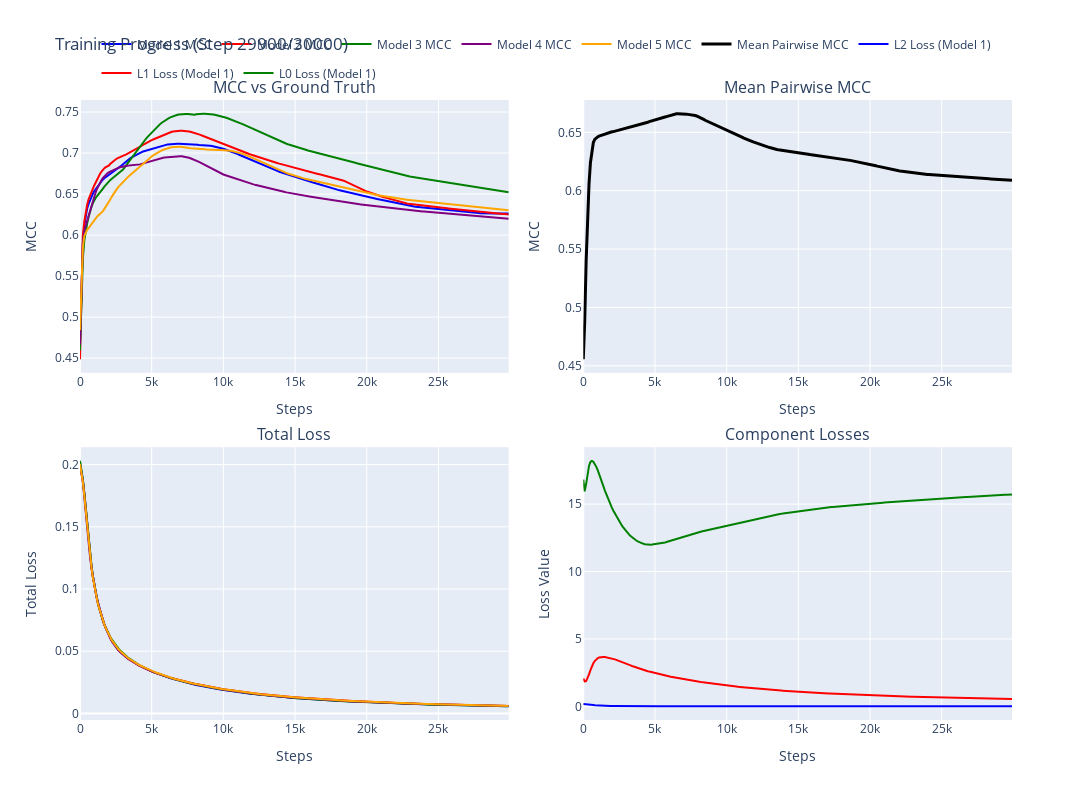

Notebook source saved alongside this figure:
### Code cell
# Training loop
for step in tqdm(range(config['steps'])):
    # Train each model for one step
    for i, (model, optimizer) in enumerate(zip(models, optimizers)):
        optimizer.zero_grad()
        
        # Forward pass
        x_hat, f = model(x, output_features=True)
        
        # Calculate losses
        rec_loss = torch.mean((x - x_hat) ** 2)
        l1_loss = torch.sum(torch.abs(f), dim=1).mean()
        l0_loss = torch.sum((f != 0).float(), dim=1).mean()  # Just for tracking
        
        # Total loss
        total_loss = rec_loss + config['l1_coeff'] * l1_loss
        
        # Backward pass and optimization
        total_loss.backward()
        optimizer.step()
        
        # Optional: normalize decoder weights
        # model.normalize_decoder()
    
    # Log and visualize at intervals
    if step % config['log_interval'] == 0:
        # Store step for plotting
        steps_list.append(step)
        
        # Get all model weights
        A_estimates = [model.decoder.weight.data.T for model in models]
        
        # Calculate MCC between each model and ground truth and store loss values
        for i, (model, optimizer, A_est) in enumerate(zip(models, optimizers, A_estimates)):
            # Calculate MCC against ground truth
            mcc = MCC(A_true, A_est, dict_size=config['dict_size'])
            model_mcc_lists[i].append(mcc)
            
            # Forward pass to get latest loss values
            x_hat, f = model(x, output_features=True)
            rec_loss = torch.mean((x - x_hat) ** 2).item()
            l1_loss = torch.sum(torch.abs(f), dim=1).mean().item()
            l0_loss = torch.sum((f != 0).float(), dim=1).mean().item()
            total_loss = rec_loss + config['l1_coeff'] * l1_loss
            
            # Store loss values
            model_total_loss_lists[i].append(total_loss)
            model_l2_loss_lists[i].append(rec_loss)
            model_l1_loss_lists[i].append(l1_loss)
            model_l0_loss_lists[i].append(l0_loss)
        
        # Calculate pairwise MCCs between models
        pairwise_mccs = []
        for (i, A_i), (j, A_j) in itertools.combinations(enumerate(A_estimates), 2):
            pair_mcc = MCC(A_i, A_j, dict_size=config['dict_size'])
            pairwise_mccs.append(pair_mcc)
        
        # Calculate mean of pairwise MCCs
        mean_pairwise_mcc = np.mean(pairwise_mccs)
        pairwise_mcc_means.append(mean_pairwise_mcc)
        pairwise_mcc_lists.append(pairwise_mccs)
        
        # Clear output and create visualization
        clear_output(wait=True)
        
        # Create a 2x2 subplot grid for different metrics
        fig = make_subplots(
            rows=2, 
            cols=2,
            subplot_titles=(
                "MCC vs Ground Truth", 
                "Mean Pairwise MCC",
                "Total Loss", 
                "Component Losses"
            ),
            vertical_spacing=0.12,
            horizontal_spacing=0.08
        )
        
        # 1. Plot MCC vs Ground Truth (top-left)
        for i in range(config['num_models']):
            fig.add_trace(
                go.Scatter(
                    x=steps_list,
                    y=model_mcc_lists[i],
                    mode='lines',
                    name=f"Model {i+1} MCC",
                    line=dict(color=colors[i]),
                    legendgroup=f"model_{i}"
                ),
                row=1, col=1
            )
            
        # 2. Plot Mean Pairwise MCC (top-right)
        fig.add_trace(
            go.Scatter(
                x=steps_list,
                y=pairwise_mcc_means,
                mode='lines',
                name=f"Mean Pairwise MCC",
                line=dict(color='black', width=3),
                legendgroup="pairwise"
            ),
            row=1, col=2
        )
            
        # 3. Plot Total Loss (bottom-left)
        for i in range(config['num_models']):
            fig.add_trace(
                go.Scatter(
                    x=steps_list,
                    y=model_total_loss_lists[i],
                    mode='lines',
                    name=f"Model {i+1} Total Loss",
                    line=dict(color=colors[i]),
                    legendgroup=f"model_{i}",
                    showlegend=False
                ),
                row=2, col=1
            )
        
        # 4. Plot Component Losses (L1, L2, L0) for first model only to avoid clutter
        # We'll use the most recent model for component loss visualization
        i = 0  # First model for component losses
        fig.add_trace(
            go.Scatter(
                x=steps_list,
                y=model_l2_loss_lists[i],
                mode='lines',
                name=f"L2 Loss (Model {i+1})",
                line=dict(color='blue')
            ),
            row=2, col=2
        )
        
        fig.add_trace(
            go.Scatter(
                x=steps_list,
                y=model_l1_loss_lists[i],
                mode='lines',
                name=f"L1 Loss (Model {i+1})",
                line=dict(color='red')
            ),
            row=2, col=2
        )
        
        fig.add_trace(
            go.Scatter(
                x=steps_list,
                y=model_l0_loss_lists[i],
                mode='lines',
                name=f"L0 Loss (Model {i+1})",
                line=dict(color='green')
            ),
            row=2, col=2
        )
        
        # Update layout
        fig.update_layout(
            title_text=f"Training Progress (Step {step}/{config['steps']})",
            height=800,
            width=1200,
            legend=dict(
                orientation="h",
                yanchor="bottom",
                y=1.02,
                xanchor="center",
                x=0.5
            )
        )
        
        # Update axis titles
        fig.update_xaxes(title_text="Steps", row=2, col=1)
        fig.update_xaxes(title_text="Steps", row=2, col=2)
        fig.update_xaxes(title_text="Steps", row=1, col=1)
        fig.update_xaxes(title_text="Steps", row=1, col=2)
        
        fig.update_yaxes(title_text="MCC", row=1, col=1)
        fig.update_yaxes(title_text="MCC", row=1, col=2)
        fig.update_yaxes(title_text="Total Loss", row=2, col=1)
        fig.update_yaxes(title_text="Loss Value", row=2, col=2)
        
        fig.show()
if not os.path.exists("output"):
    os.makedirs("output")
with open("output/standard_sae.pkl", "wb") as f:
    result_dict = {
        "model_mcc_lists": model_mcc_lists,
        "model_total_loss_lists": model_total_loss_lists,
        "model_l2_loss_lists": model_l2_loss_lists,
        "model_l1_loss_lists": model_l1_loss_lists,
        "model_l0_loss_lists": model_l0_loss_lists,
        "pairwise_mcc_means": pairwise_mcc_means,
        "pairwise_mcc_lists": pairwise_mcc_lists,
        "steps_list": steps_list
    }
    pickle.dump(result_dict, f)

### Figure 1 — Plotly figure (JSON) as saved in the notebook; plotly's stock layout.template omitted (floating-point values rounded to 4 significant figures; data arrays with more than 128 entries replaced by an {"elided": "..."} marker saying what was removed)
{"data": [{"legendgroup": "model_0", "line": {"color": "blue"}, "mode": "lines", "name": "Model 1 MCC", "type": "scatter", "x": {"elided": "300 int values"}, "xaxis": "x", "y": {"elided": "300 float values"}, "yaxis": "y"}, {"legendgroup": "model_1", "line": {"color": "red"}, "mode": "lines", "name": "Model 2 MCC", "type": "scatter", "x": {"elided": "300 int values"}, "xaxis": "x", "y": {"elided": "300 float values"}, "yaxis": "y"}, {"legendgroup": "model_2", "line": {"color": "green"}, "mode": "lines", "name": "Model 3 MCC", "type": "scatter", "x": {"elided": "300 int values"}, "xaxis": "x", "y": {"elided": "300 float values"}, "yaxis": "y"}, {"legendgroup": "model_3", "line": {"color": "purple"}, "mode": "lines", "name": "Model 4 MCC", "type": "scatter", "x": {"elided": "300 int values"}, "xaxis": "x", "y": {"elided": "300 float values"}, "yaxis": "y"}, {"legendgroup": "model_4", "line": {"color": "orange"}, "mode": "lines", "name": "Model 5 MCC", "type": "scatter", "x": {"elided": "300 int values"}, "xaxis": "x", "y": {"elided": "300 float values"}, "yaxis": "y"}, {"legendgroup": "pairwise", "line": {"color": "black", "width": 3}, "mode": "lines", "name": "Mean Pairwise MCC", "type": "scatter", "x": {"elided": "300 int values"}, "xaxis": "x2", "y": {"elided": "300 float values"}, "yaxis": "y2"}, {"legendgroup": "model_0", "line": {"color": "blue"}, "mode": "lines", "name": "Model 1 Total Loss", "showlegend": false, "type": "scatter", "x": {"elided": "300 int values"}, "xaxis": "x3", "y": {"elided": "300 float values"}, "yaxis": "y3"}, {"legendgroup": "model_1", "line": {"color": "red"}, "mode": "lines", "name": "Model 2 Total Loss", "showlegend": false, "type": "scatter", "x": {"elided": "300 int values"}, "xaxis": "x3", "y": {"elided": "300 float values"}, "yaxis": "y3"}, {"legendgroup": "model_2", "line": {"color": "green"}, "mode": "lines", "name": "Model 3 Total Loss", "showlegend": false, "type": "scatter", "x": {"elided": "300 int values"}, "xaxis": "x3", "y": {"elided": "300 float values"}, "yaxis": "y3"}, {"legendgroup": "model_3", "line": {"color": "purple"}, "mode": "lines", "name": "Model 4 Total Loss", "showlegend": false, "type": "scatter", "x": {"elided": "300 int values"}, "xaxis": "x3", "y": {"elided": "300 float values"}, "yaxis": "y3"}, {"legendgroup": "model_4", "line": {"color": "orange"}, "mode": "lines", "name": "Model 5 Total Loss", "showlegend": false, "type": "scatter", "x": {"elided": "300 int values"}, "xaxis": "x3", "y": {"elided": "300 float values"}, "yaxis": "y3"}, {"line": {"color": "blue"}, "mode": "lines", "name": "L2 Loss (Model 1)", "type": "scatter", "x": {"elided": "300 int values"}, "xaxis": "x4", "y": {"elided": "300 float values"}, "yaxis": "y4"}, {"line": {"color": "red"}, "mode": "lines", "name": "L1 Loss (Model 1)", "type": "scatter", "x": {"elided": "300 int values"}, "xaxis": "x4", "y": {"elided": "300 float values"}, "yaxis": "y4"}, {"line": {"color": "green"}, "mode": "lines", "name": "L0 Loss (Model 1)", "type": "scatter", "x": {"elided": "300 int values"}, "xaxis": "x4", "y": {"elided": "300 float values"}, "yaxis": "y4"}], "layout": {"annotations": [{"font": {"size": 16}, "showarrow": false, "text": "MCC vs Ground Truth", "x": 0.23, "xanchor": "center", "xref": "paper", "y": 1, "yanchor": "bottom", "yref": "paper"}, {"font": {"size": 16}, "showarrow": false, "text": "Mean Pairwise MCC", "x": 0.77, "xanchor": "center", "xref": "paper", "y": 1, "yanchor": "bottom", "yref": "paper"}, {"font": {"size": 16}, "showarrow": false, "text": "Total Loss", "x": 0.23, "xanchor": "center", "xref": "paper", "y": 0.44, "yanchor": "bottom", "yref": "paper"}, {"font": {"size": 16}, "showarrow": false, "text": "Component Losses", "x": 0.77, "xanchor": "center", "xref": "paper", "y": 0.44, "yanchor": "bottom", "yref": "paper"}], "height": 800, "legend": {"orientation": "h", "x": 0.5, "xanchor": "center", "y": 1.02, "yanchor": "bottom"}, "title": {"text": "Training Progress (Step 29900/30000)"}, "width": 1200, "xaxis": {"anchor": "y", "domain": [0, 0.46], "title": {"text": "Steps"}}, "xaxis2": {"anchor": "y2", "domain": [0.54, 1], "title": {"text": "Steps"}}, "xaxis3": {"anchor": "y3", "domain": [0, 0.46], "title": {"text": "Steps"}}, "xaxis4": {"anchor": "y4", "domain": [0.54, 1], "title": {"text": "Steps"}}, "yaxis": {"anchor": "x", "domain": [0.56, 1], "title": {"text": "MCC"}}, "yaxis2": {"anchor": "x2", "domain": [0.56, 1], "title": {"text": "MCC"}}, "yaxis3": {"anchor": "x3", "domain": [0, 0.44], "title": {"text": "Total Loss"}}, "yaxis4": {"anchor": "x4", "domain": [0, 0.44], "title": {"text": "Loss Value"}}}}
